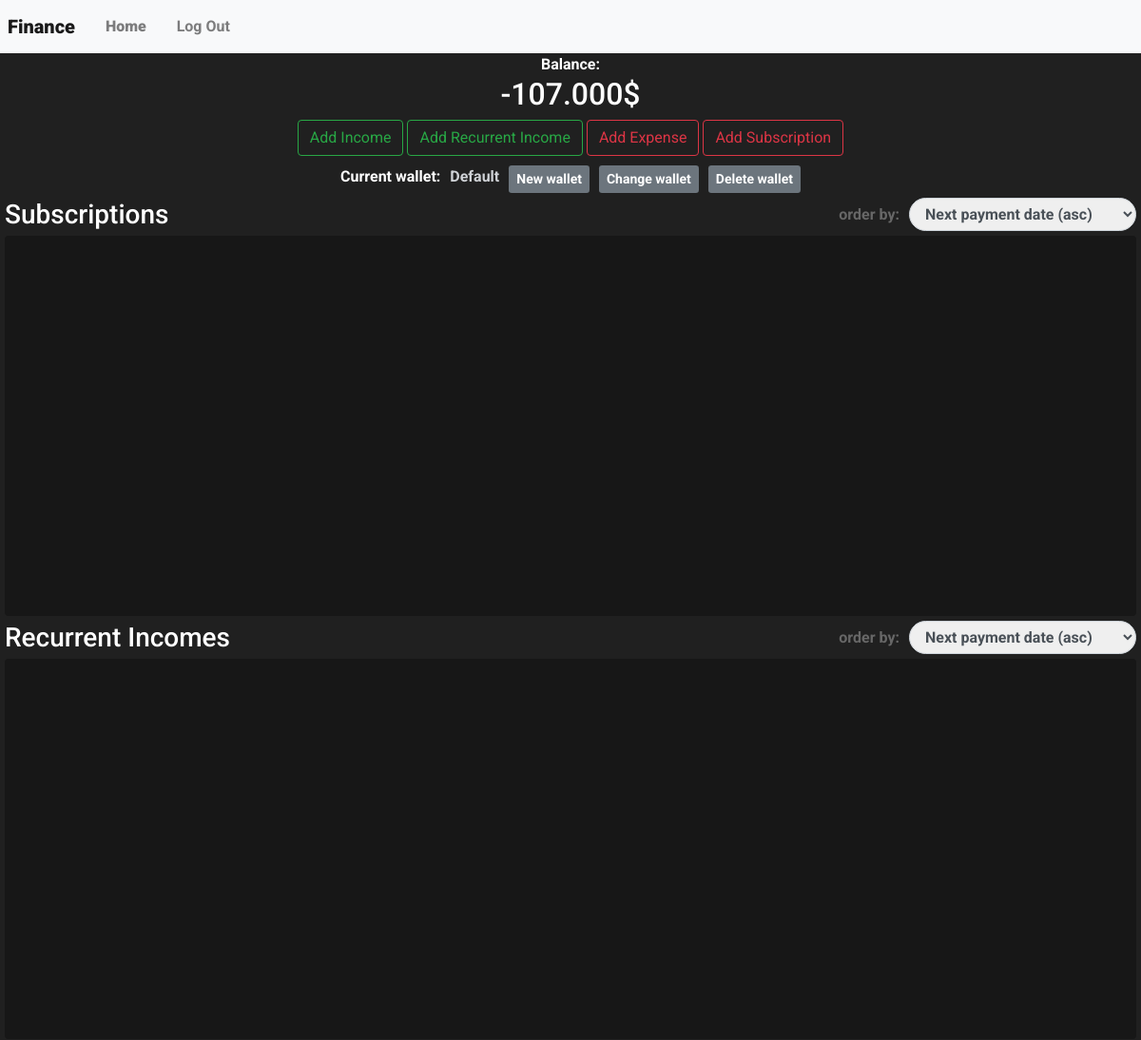
/ (signed in, upper part), run on an earlier commit of the app's database.
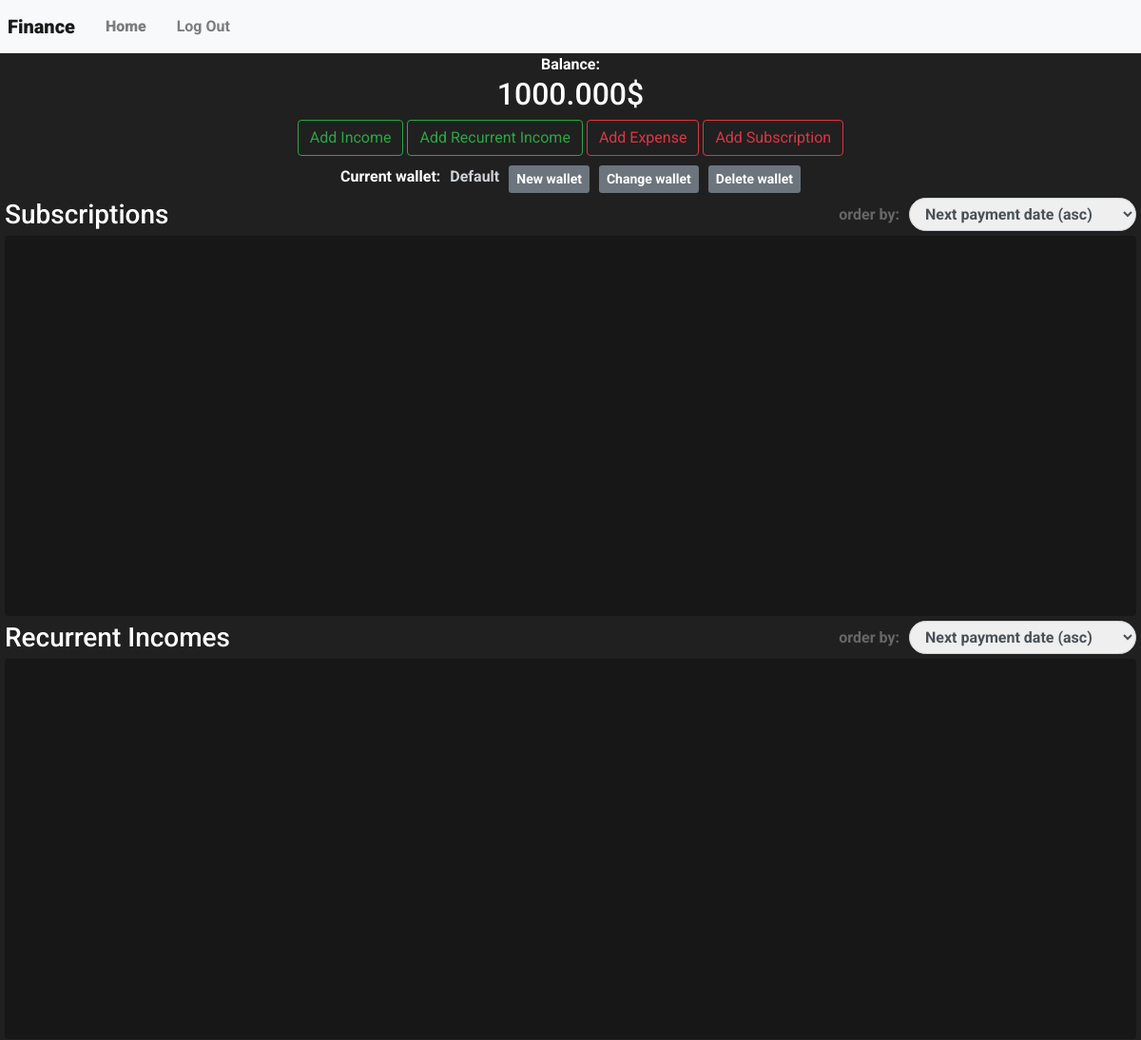
And on a later commit of the database.
### finance/models.py (models this page shows, shortened)
class Account(models.Model):
    user = models.ForeignKey("User", on_delete=models.CASCADE, related_name="accounts")
    balance = models.DecimalField(decimal_places=3,max_digits=10)
    name = models.CharField(max_length= 50, blank=True)

### finance/views.py (the view)
# urls.py: path("", views.index, name="index"),
def index(request):
    if (request.user.is_authenticated):
        if (not request.user.accounts.all().count()):
            default_account = Account(user = request.user,balance=0,name="Default")
            default_account.save()
        default_account = request.user.accounts.first()
        return render(request, "finance/index.html",{
            "account":default_account
        })
    return render(request, "finance/nolog.html")

### finance/templates/finance/index.html (shortened to what this page needs)
{% extends "finance/layout.html" %}
{% load static %}
{% block body %}
<div>
    {% if user.is_authenticated %}
    <div id="content">
        <span>Balance: <h2 id="balance">{{ account.balance }}$</h2></span>
        <div>
            <button name="income" data-account-id="{{account.id}}" class="btn btn-outline-success">Add Income</button>
        <button name="recincome" data-account-id="{{account.id}}" class="btn btn-outline-success">Add Recurrent
            Income</button>
        <button name="expense" data-account-id="{{account.id}}" class="btn btn-outline-danger">Add Expense</button>
        <button name="recexpense" data-account-id="{{account.id}}" class="btn btn-outline-danger">Add
            Subscription</button>
        </div>
        <div class="acc-container">
            <span>Current wallet:</span>
            <span id="accountName" data-account-id="{{account.id}}" data-account-name="{{account.name}}">{{ account.name }}</span>
            <span class="btn-secondary btn-sm" id="acc-new">New wallet</span>
            <span class="btn-secondary btn-sm" id="acc-change">Change wallet</span>
            <span class="btn-secondary btn-sm" id="acc-delete">Delete wallet</span>
        </div>
    </div>
    <div>
        <div class="subs-container-title">
            <h3>Subscriptions</h3>
            <span class="sub-order sub-order-text">order by:</span>
            <span class="sub-order">
                <select class="sub-order-select" name="rec_exp_order" id="rec_exp_order">
                    <option selected value="nex_pay_asc">Next payment date (asc)</option>
                </select>
            </span>
        </div>
        <div id="rec_expenses_container" class="subs-container rounded">
        </div>
    </div>
    <div>
        <div class="subs-container-title">
            <h3>Recurrent Incomes</h3>
            <span class="sub-order sub-order-text">order by:</span>
            <span class="sub-order">
                <select class="sub-order-select" name="rec_inc_order" id="rec_inc_order">
                    <option selected value="nex_pay_asc">Next payment date (asc)</option>
                </select>
            </span>
        </div>
        <div id="rec_incomes_container" class="subs-container rounded">
        </div>
    </div>
    {% endif %}
</div>
{% endblock %}

### finance/templates/finance/layout.html (shortened to what this page needs)
{% load static %}
<!DOCTYPE html>
<html lang="en">
    <head>
        <link rel="stylesheet" href="https://stackpath.bootstrapcdn.com/bootstrap/4.4.1/css/bootstrap.min.css">
        <link href="{% static 'finance/styles.css' %}" rel="stylesheet">
    </head>
    <body>
        <nav class="navbar navbar-expand-lg navbar-light bg-light">
            <b><a class="navbar-brand" href="/">Finance</a></b>
            <div>
              <ul class="navbar-nav mr-auto">
                {% if user.is_authenticated %}
                    <li class="nav-item">
                        <a class="nav-link" href="/"><strong>Home</strong></a>
                    </li>
                {% endif %}
                {% if user.is_authenticated %}
                    <li class="nav-item">
                        <a class="nav-link" href="{% url 'logout' %}">Log Out</a>
                    </li>
                {% endif %}
              </ul>
            </div>
          </nav>
        <div class="body">
            {% block body %}
            {% endblock %}
        </div>
    </body>
</html>

### finance/static/finance/styles.css (style rules this page uses)
body { color: white; background-color: #202020; margin: 5px; font-family: "roboto", sans-serif; font-weight: 700; max-width: 1440px; margin: auto; }
div#content { text-align: center; }
div#content button { margin: 0px 0px 5px 0px; }
div#content div.acc-container { display: flex; flex-wrap: wrap; justify-content: center; }
div#content div.acc-container span { margin: 5px 5px; }
div#content div.acc-container #accountName { color: #cfd2d6; }
div#content div.acc-container #acc-change, div#content div.acc-container #acc-new, div#content div.acc-container #acc-delete { cursor: pointer; }
div.subs-container-title { display: flex; }
div.subs-container-title h3 { flex: 1; margin: auto; padding-left: 5px; }
div.subs-container-title .sub-order { margin: auto 5px; color: #676767; }
div.subs-container-title .sub-order-select { display: inline-block; width: 100%; padding: 0.375rem 1.75rem 0.375rem 0.75rem; font-size: 1rem; font-weight: 400; line-height: 1.5; color: #495057; font-weight: 700; vertical-align: middle; border: 1px solid #ced4da; border-radius: 2rem; }
div.subs-container { margin: 5px; background-color: #171717; height: 50vh; overflow: auto; text-align: justify; }
.navbar { -ms-flex-flow: row nowrap; flex-flow: row nowrap; -ms-flex-pack: start; justify-content: flex-start; padding-right: 0.5rem; padding-left: 0.5rem; }
.navbar-nav { flex-direction: row; }
.navbar-nav li { padding-right: 0.5rem; padding-left: 0.5rem; }

What changed in the data, as far as the page shows it:
changed Account "Default": balance "-107.000" → "1000.000"
